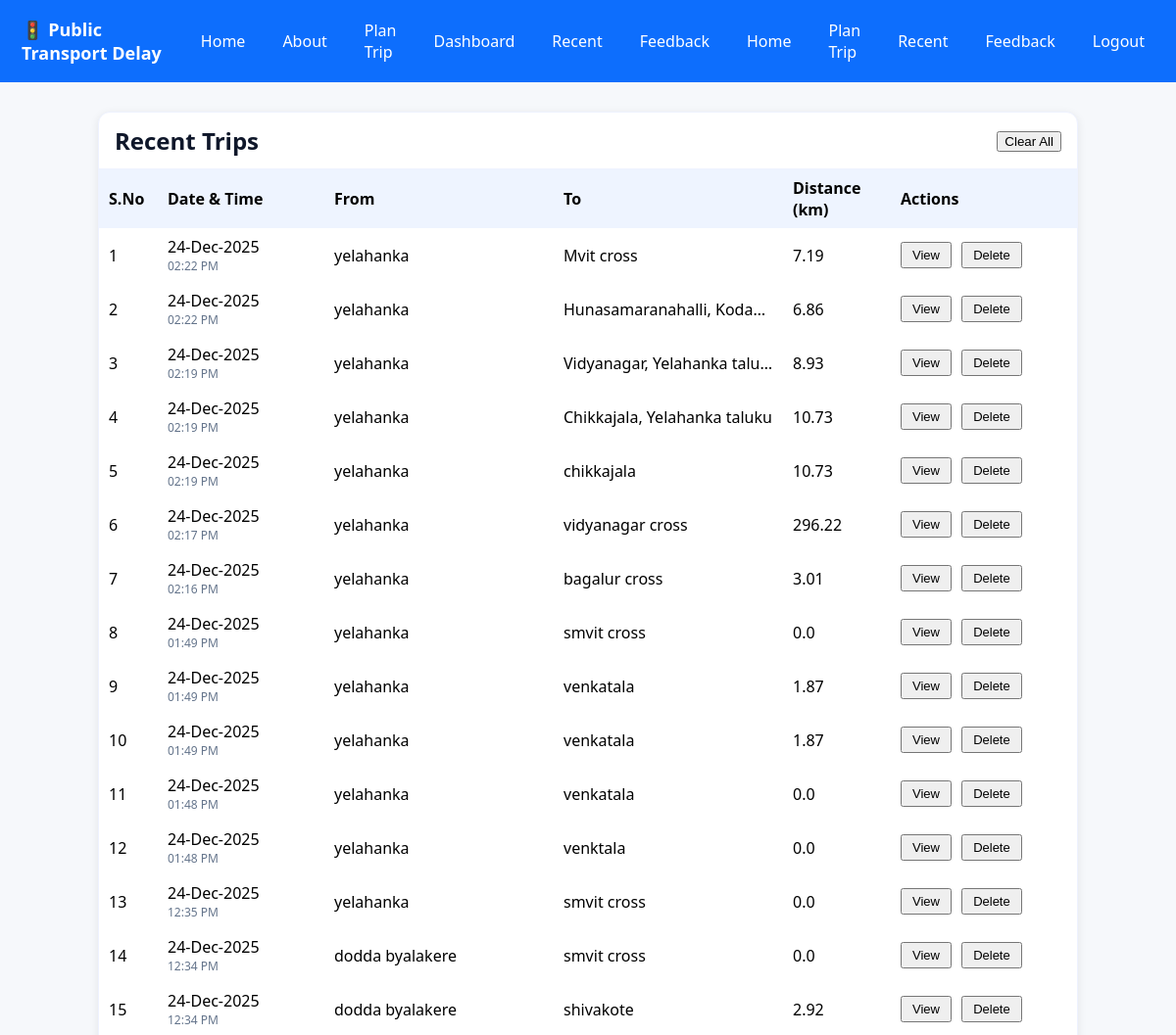
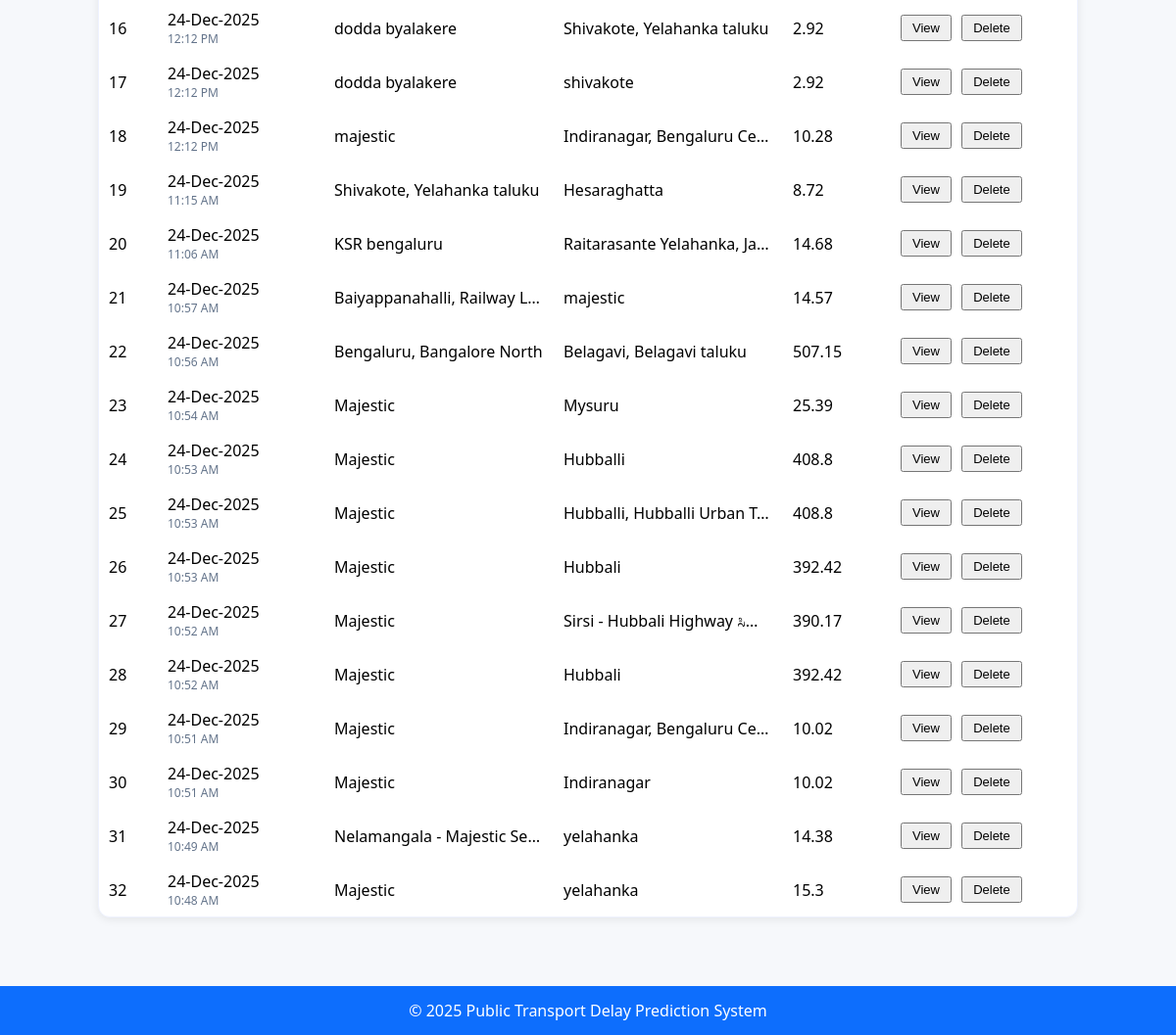
Screenshot of /recent (signed in) with the database file from the repository (2 pictures, top to bottom).
### tables this page shows
CREATE TABLE searches (
            id INTEGER PRIMARY KEY AUTOINCREMENT,
            ts TEXT,
            source TEXT,
            destination TEXT,
            road_km REAL,
            modes_json TEXT,
            feature TEXT DEFAULT 'public',
            user_id INTEGER
        );

### app.py (the view)
@app.route("/recent")
@login_required
def recent():
    user_id = session["user"]["id"]
    with sqlite3.connect(DB_PATH) as con:
        cur = con.cursor()
        cur.execute("""
            SELECT id, ts, source, destination, road_km
            FROM searches
            WHERE user_id = ?
            ORDER BY id DESC
        """, (user_id,))
        rows = cur.fetchall()
    parsed_rows = []
    for rid, ts, src, dst, road_km in rows:
        try:
            ts_dt = datetime.fromisoformat(ts)
        except Exception:
            ts_dt = ts
        parsed_rows.append((rid, ts_dt, src, dst, road_km))
    return render_template("recent.html", rows=parsed_rows)

### app.py (called while the page is built)
def login_required(f):
    @wraps(f)
    def decorated_function(*args, **kwargs):
        if "user" not in session:
            flash("Please login to continue", "error")
            return redirect(url_for("login_page"))
        return f(*args, **kwargs)
    return decorated_function

### templates/recent.html (shortened to what this page needs)
{% extends "base.html" %}
{% block content %}
<div class="recent-card"
     style="max-width:1000px;margin:auto;background:#fff;border:1px solid #eef2ff;border-radius:12px;box-shadow:0 2px 10px rgba(0,0,0,.08);">
  <div style="display:flex;justify-content:space-between;align-items:center;padding:12px 16px;border-bottom:1px solid #eef2ff;">
    <h2 class="page-title">
      Recent Trips
    </h2>
    <form method="post"
          action="{{ url_for('recent_clear') }}"
          onsubmit="return confirm('Clear all history?')">
      <button class="btn btn-primary">
        Clear All
      </button>
    </form>
  </div>
  <table class="recent-table">
    <thead>
      <tr style="background:#eef4ff;">
        <th style="text-align:left;width:60px;">S.No</th>
        <th style="text-align:left;width:170px;">Date &amp; Time</th>
        <th style="text-align:left;">From</th>
        <th style="text-align:left;">To</th>
        <th style="text-align:left;width:110px;">Distance (km)</th>
        <th style="text-align:left;width:190px;">Actions</th>
      </tr>
    </thead>
    <tbody>
      {% for r in rows %}
      <tr>
        <td>{{ loop.index }}</td>
        <td>
          {% if r[1].strftime is defined %}
            <div>{{ r[1].strftime('%d-%b-%Y') }}</div>
            <div style="font-size:12px;color:#64748b;">
              {{ r[1].strftime('%I:%M %p') }}
            </div>
          {% else %}
            <div>{{ r[1] }}</div>
          {% endif %}
        </td>
        <td style="white-space:nowrap;overflow:hidden;text-overflow:ellipsis;">
          {{ r[2] }}
        </td>
        <td style="white-space:nowrap;overflow:hidden;text-overflow:ellipsis;">
          {{ r[3] }}
        </td>
        <td>{{ r[4] }}</td>
        <td>
          <form method="get"
                action="{{ url_for('predict_view', sid=r[0]) }}"
                style="display:inline;">
            <button class="btn btn-outline-primary btn-sm">
              View
            </button>
          </form>
          <form method="post"
                action="{{ url_for('recent_delete', sid=r[0]) }}"
                onsubmit="return confirm('Delete this trip?')"
                style="display:inline;margin-left:6px;">
            <button class="btn btn-primary btn-sm">
              Delete
            </button>
          </form>
        </td>
      </tr>
      {% endfor %}
    </tbody>
  </table>
</div>
{% endblock %}

### templates/base.html (shortened to what this page needs)
<!DOCTYPE html>
<html lang="en">
<head>
  <link rel="stylesheet"
        href="https://cdnjs.cloudflare.com/ajax/libs/font-awesome/6.5.0/css/all.min.css">
  <link rel="stylesheet"
        href="https://unpkg.com/leaflet@1.9.4/dist/leaflet.css"/>
</head>
<body>
<nav>
  <div class="logo">🚦 Public Transport Delay</div>
  <div class="nav-links">
    <a href="{{ url_for('home') }}">Home</a>
    <a href="{{ url_for('about') }}">About</a>
    <a href="{{ url_for('plan') }}">Plan Trip</a>
    <a href="{{ url_for('dashboard') }}">Dashboard</a>
    <a href="{{ url_for('recent') }}">Recent</a>
    <a href="{{ url_for('feedback') }}">Feedback</a>
    {% if session.get('admin') %}
    <a href="{{ url_for('admin_dashboard') }}">Dashboard</a>
    <a href="{{ url_for('logout') }}">Logout</a>
{% elif session.get('user') %}
    <a href="{{ url_for('home') }}">Home</a>
    <a href="{{ url_for('plan') }}">Plan Trip</a>
    <a href="{{ url_for('recent') }}">Recent</a>
    <a href="{{ url_for('feedback') }}">Feedback</a>
    <a href="{{ url_for('logout') }}">Logout</a>
{% endif %}
  </div>
</nav>
<div class="content">
  {% block content %}{% endblock %}
</div>
<footer>
  © {{ current_year or "2025" }} Public Transport Delay Prediction System
</footer>
</body>
</html>

### templates/base.html (style rules this page uses)
:root { --brand:#0d6efd; --hover:#2563eb; --bg:#f6f8fb; --dark:#0f172a; }
* { box-sizing: border-box; }
body { margin: 0; font-family: "Segoe UI", sans-serif; background: var(--bg); }
nav { background: var(--brand); padding: 14px 22px; display: flex; align-items: center; justify-content: space-between; position: sticky; top: 0; z-index: 999; }
.logo { color: white; font-weight: 700; font-size: 18px; }
.nav-links { display: flex; align-items: center; gap: 18px; }
.nav-links a { color: white; text-decoration: none; font-weight: 500; padding: 6px 10px; border-radius: 6px; }
.content { padding: 30px; max-width: 1200px; margin: auto; }
footer { background: #0d6efd; color: white; text-align: center; padding: 14px; margin-top: 40px; }

### templates/recent.html (style rules this page uses)
.recent-card { animation: fadeIn 0.4s ease-in; }
.recent-table { width: 100%; border-collapse: collapse; table-layout: fixed; }
.recent-table th, .recent-table td { padding: 8px 10px; }
.recent-table tbody tr { transition: all 0.2s ease-in-out; }
.btn { position: relative; overflow: hidden; transition: transform 0.15s ease, box-shadow 0.15s ease; }
.btn-sm { padding: 4px 10px; font-size: 13px; }
.page-title { display: flex; align-items: center; gap: 8px; margin: 0; color: #0f172a; }

### rows the page displays
searches: r "24-Dec-2025", r "02:22 PM", source "yelahanka", destination "Mvit cross", road_km "7.19"
searches: r "24-Dec-2025", r "02:22 PM", source "yelahanka", destination "Hunasamaranahalli, Koda…", road_km "6.86"
searches: r "24-Dec-2025", r "02:19 PM", source "yelahanka", destination "Vidyanagar, Yelahanka talu…", road_km "8.93"
searches: r "24-Dec-2025", r "02:19 PM", source "yelahanka", destination "Chikkajala, Yelahanka taluku", road_km "10.73"
searches: r "24-Dec-2025", r "02:19 PM", source "yelahanka", destination "chikkajala", road_km "10.73"
searches: r "24-Dec-2025", r "02:17 PM", source "yelahanka", destination "vidyanagar cross", road_km "296.22"
searches: r "24-Dec-2025", r "02:16 PM", source "yelahanka", destination "bagalur cross", road_km "3.01"
searches: r "24-Dec-2025", r "01:49 PM", source "yelahanka", destination "smvit cross", road_km "0.0"
searches: r "24-Dec-2025", r "01:49 PM", source "yelahanka", destination "venkatala", road_km "1.87"
searches: r "24-Dec-2025", r "01:49 PM", source "yelahanka", destination "venkatala", road_km "1.87"
searches: r "24-Dec-2025", r "01:48 PM", source "yelahanka", destination "venkatala", road_km "0.0"
searches: r "24-Dec-2025", r "01:48 PM", source "yelahanka", destination "venktala", road_km "0.0"
searches: r "24-Dec-2025", r "12:35 PM", source "yelahanka", destination "smvit cross", road_km "0.0"
searches: r "24-Dec-2025", r "12:34 PM", source "dodda byalakere", destination "smvit cross", road_km "0.0"
searches: r "24-Dec-2025", r "12:34 PM", source "dodda byalakere", destination "shivakote", road_km "2.92"
searches: r "24-Dec-2025", r "12:12 PM", source "dodda byalakere", destination "Shivakote, Yelahanka taluku", road_km "2.92"
searches: r "24-Dec-2025", r "12:12 PM", source "dodda byalakere", destination "shivakote", road_km "2.92"
searches: r "24-Dec-2025", r "12:12 PM", source "majestic", destination "Indiranagar, Bengaluru Ce…", road_km "10.28"
searches: r "24-Dec-2025", r "11:15 AM", source "Shivakote, Yelahanka taluku", destination "Hesaraghatta", road_km "8.72"
searches: r "24-Dec-2025", r "11:06 AM", source "KSR bengaluru", destination "Raitarasante Yelahanka, Ja…", road_km "14.68"
searches: r "24-Dec-2025", r "10:57 AM", source "Baiyappanahalli, Railway L…", destination "majestic", road_km "14.57"
searches: r "24-Dec-2025", r "10:56 AM", source "Bengaluru, Bangalore North", destination "Belagavi, Belagavi taluku", road_km "507.15"
searches: r "24-Dec-2025", r "10:54 AM", source "Majestic", destination "Mysuru", road_km "25.39"
searches: r "24-Dec-2025", r "10:53 AM", source "Majestic", destination "Hubballi", road_km "408.8"
searches: r "24-Dec-2025", r "10:53 AM", source "Majestic", destination "Hubballi, Hubballi Urban T…", road_km "408.8"
searches: r "24-Dec-2025", r "10:53 AM", source "Majestic", destination "Hubbali", road_km "392.42"
searches: r "24-Dec-2025", r "10:52 AM", source "Majestic", destination "Sirsi - Hubbali Highway ಸಿರ್…", road_km "390.17"
searches: r "24-Dec-2025", r "10:52 AM", source "Majestic", destination "Hubbali", road_km "392.42"
searches: r "24-Dec-2025", r "10:51 AM", source "Majestic", destination "Indiranagar, Bengaluru Ce…", road_km "10.02"
searches: r "24-Dec-2025", r "10:51 AM", source "Majestic", destination "Indiranagar", road_km "10.02"
searches: r "24-Dec-2025", r "10:49 AM", source "Nelamangala - Majestic Se…", destination "yelahanka", road_km "14.38"
searches: r "24-Dec-2025", r "10:48 AM", source "Majestic", destination "yelahanka", road_km "15.3"

### other values shown
{{ current_year or "2025" }} "2025"
